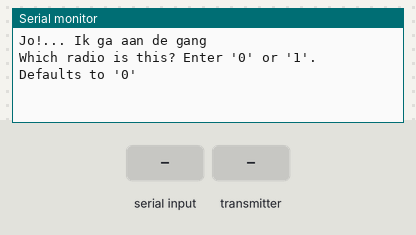
A sketch run on a simulated Arduino Uno, built with avr-gcc and run on an emulated ATmega328P. Parts: the last lines printed to the serial monitor. The test bench sets the inputs (shaded band). No radio packets arrive unless stated.

Above: at 0.8 s.
0.9 s: "90,45\n" received over Serial
At 2.1 s:
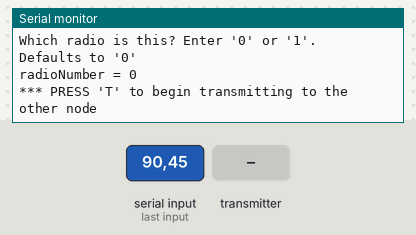
2.4 s: the transmitter starts sending payload = 0
At 2.47 s:
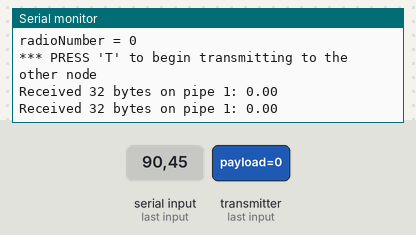
4.3 s: "T90\n" received over Serial
At 5.2 s:
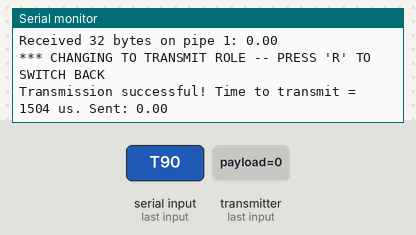
5.8 s: "R90\n" received over Serial
At 8.44 s:
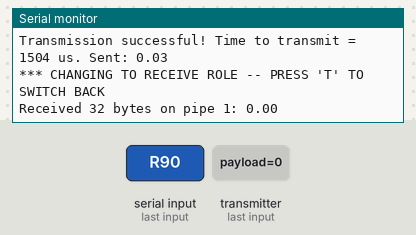
8.8 s: "30,150\n" received over Serial
Timing chart, 0 to 11.8 s (numbered marks = the images above; inputs shaded):
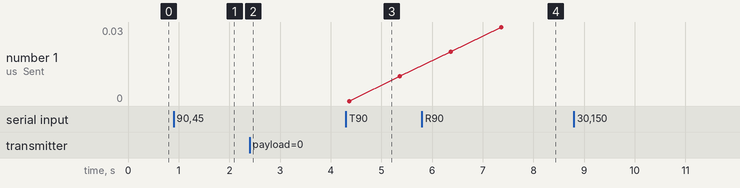

Measured:
- after the input at 0.9 s, the serial monitor: prints a new line at once (image 1)
- after the input at 2.4 s, the serial monitor: prints a new line at once (image 2)
- after the input at 4.3 s, the serial monitor: prints a new line at once (image 3)
- after the input at 5.8 s, the serial monitor: prints a new line after 2.6 s (image 4)

The sketch:

RCtest.ino
```cpp
/*
    Name:       RCtest.ino
    Created:	22-3-2021 9:22:44
    Author:     Rob Antonisse

	Testen met rc gebruik makend van een NRF24L01 mini smd
	aan


*/


#include <SPI.h>
#include <RF24_config.h>
#include <RF24.h>
#include <printf.h>
#include <nRF24L01.h>


// instantiate an object for the nRF24L01 transceiver
//RF24 radio(7, 8); // using pin 7 for the CE pin, and pin 8 for the CSN pin (AANGEPAST**)

//****************************
RF24 radio(8, 10); //nieuwe pinnen, constructor class RF24


// Let these addresses be used for the pair
uint8_t address[][6] = { "1Node", "2Node" };


// It is very helpful to think of an address as a path instead of as
// an identifying device destination
// to use different addresses on a pair of radios, we need a variable to
// uniquely identify which address this radio will use to transmit

byte radioNumber = true; // 0 uses address[0] to transmit, 1 uses address[1] to transmit
//**hier werd gebruikt bool radionumber =1 , veranderd in byte, is gewoon een boolean met waarde true

// Used to control whether this node is sending or receiving
bool role = false;  // true = TX role, false = RX role
//***ook weereen boolean waarde false


// For this example, we'll be using a payload containing
// a single float number that will be incremented
// on every successful transmission
float payload = 0.0;

void setup() {
	//Serial.begin(115200);
	Serial.begin(9600);

	while (!Serial) {
		// some boards need to wait to ensure access to serial over USB
	}

	// initialize the transceiver on the SPI bus
	//****radio.begin start de boel op en returns een true als gelukt.

	if (!radio.begin()) {
		Serial.println(F("radio hardware is not responding!!"));
		while (1) {} // hold in infinite loop
	}


	// print example's introductory prompt
	//***gewoon een tekstje
	Serial.println(F("Jo!... Ik ga aan de gang"));

	// To set the radioNumber via the Serial monitor on startup
	Serial.println(F("Which radio is this? Enter '0' or '1'. Defaults to '0'"));
	while (!Serial.available()) {
		// wait for user input// oneindigelus, gaat dus niet automatisch verder input vereist
	}
	char input = Serial.parseInt();

	radioNumber = input == 1;

	//***hier wordt de serial monitor schoongeveegd? Waarom.... ?

//****teksjes...
	Serial.print(F("radioNumber = "));
	Serial.println((int)radioNumber);

	// role variable is hardcoded to RX behavior, inform the user of this
	//*****hier wordt bedoeld dat de receiver NIET hoeft te woden bevestigd, begint altijd als receiver....


	//*****dit is alleen een mededeling, omschakelen en lezen van serial gebeurt in de loop
	Serial.println(F("*** PRESS 'T' to begin transmitting to the other node"));


	// Set the PA Level low to try preventing power supply related problems
	// because these examples are likely run with nodes in close proximity to
	// each other.
	radio.setPALevel(RF24_PA_LOW);  // RF24_PA_MAX is default. **Sterkte van de zender PA_MIN is de laagste)

	// save on transmission time by setting the radio to only transmit the
	// number of bytes we need to transmit a float
	radio.setPayloadSize(sizeof(payload)); // float datatype occupies 4 bytes
	//***Hiermee geef je aan hoeveel bytes moeten worden verzonden
	//Niks invullen geeft 32 bytes, hmmm top!


	/* ***********************************************************************
	Hier worden de adressen van de TX en RX bepaald, nu 22mrt nog beetje vaag voor me
	Beste hier later mee te spelen, ook om te kunnen zenden andere boodschappen naar verschillen
	Rx nodes (nodes? noemen ze die dingen)
	*/

	// set the TX address of the RX node into the TX pipe
	radio.openWritingPipe(address[radioNumber]);     // always uses pipe 0

	// set the RX address of the TX node into a RX pipe
	radio.openReadingPipe(1, address[!radioNumber]); // using pipe 1

	// additional setup specific to the node's role
	//***role is boolean gedefinieerd als false, dus hier wordt de RX van een module automatisch bij powerup
	//** gestart
	if (role) {
		radio.stopListening();  // put radio in TX mode
	}
	else {
		radio.startListening(); // put radio in RX mode
	}


	// For debugging info
	// printf_begin();             // needed only once for printing details
	// radio.printDetails();       // (smaller) function that prints raw register values
	// radio.printPrettyDetails(); // (larger) function that prints human readable data

} // setup


//*** tot hier 22mrt2021


void loop() {

	if (role) {
		// This device is a TX node

		unsigned long start_timer = micros();                    // start the timer
		bool report = radio.write(&payload, sizeof(float));      // transmit & save the report
		unsigned long end_timer = micros();                      // end the timer

		if (report) {
			Serial.print(F("Transmission successful! "));          // payload was delivered
			Serial.print(F("Time to transmit = "));
			Serial.print(end_timer - start_timer);                 // print the timer result
			Serial.print(F(" us. Sent: "));
			Serial.println(payload);                               // print payload sent
			payload += 0.01;                                       // increment float payload
		}
		else {
			Serial.println(F("Transmission failed or timed out")); // payload was not delivered
		}

		// to make this example readable in the serial monitor
		delay(1000);  // slow transmissions down by 1 second

	}
	else {
		// This device is a RX node

		uint8_t pipe;
		if (radio.available(&pipe)) {             // is there a payload? get the pipe number that recieved it
			uint8_t bytes = radio.getPayloadSize(); // get the size of the payload
			radio.read(&payload, bytes);            // fetch payload from FIFO
			Serial.print(F("Received "));
			Serial.print(bytes);                    // print the size of the payload
			Serial.print(F(" bytes on pipe "));
			Serial.print(pipe);                     // print the pipe number
			Serial.print(F(": "));
			Serial.println(payload);                // print the payload's value
		}
	} // role

	if (Serial.available()) {
		// change the role via the serial monitor
		//******zit in de loop, dus in runtime is de functie TX/RX te wisselen....


		char c = toupper(Serial.read());
		if (c == 'T' && !role) {
			// Become the TX node

			role = true;
			Serial.println(F("*** CHANGING TO TRANSMIT ROLE -- PRESS 'R' TO SWITCH BACK"));
			radio.stopListening();

		}
		else if (c == 'R' && role) {
			// Become the RX node

			role = false;
			Serial.println(F("*** CHANGING TO RECEIVE ROLE -- PRESS 'T' TO SWITCH BACK"));
			radio.startListening();
		}
	}

} // loop
```
